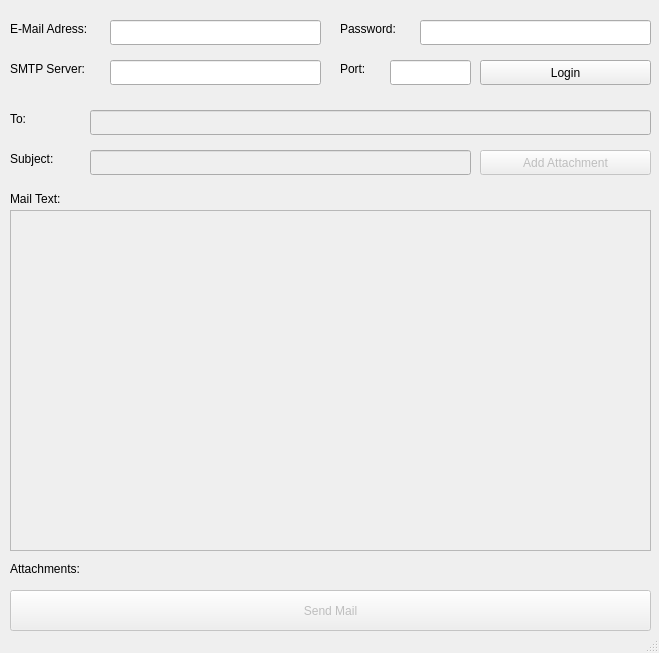
<?xml version="1.0" encoding="UTF-8"?>
<ui version="4.0">
 <class>MainWindow</class>
 <widget class="QMainWindow" name="MainWindow">
  <property name="geometry">
   <rect>
    <x>0</x>
    <y>0</y>
    <width>659</width>
    <height>653</height>
   </rect>
  </property>
  <property name="windowTitle">
   <string>MainWindow</string>
  </property>
  <widget class="QWidget" name="centralwidget">
   <widget class="QLabel" name="label">
    <property name="geometry">
     <rect>
      <x>10</x>
      <y>20</y>
      <width>111</width>
      <height>17</height>
     </rect>
    </property>
    <property name="text">
     <string>E-Mail Adress:</string>
    </property>
   </widget>
   <widget class="QLineEdit" name="emailInput">
    <property name="geometry">
     <rect>
      <x>110</x>
      <y>20</y>
      <width>211</width>
      <height>25</height>
     </rect>
    </property>
   </widget>
   <widget class="QLabel" name="label_2">
    <property name="geometry">
     <rect>
      <x>340</x>
      <y>20</y>
      <width>91</width>
      <height>17</height>
     </rect>
    </property>
    <property name="text">
     <string>Password:</string>
    </property>
   </widget>
   <widget class="QLineEdit" name="passInput">
    <property name="geometry">
     <rect>
      <x>420</x>
      <y>20</y>
      <width>231</width>
      <height>25</height>
     </rect>
    </property>
    <property name="echoMode">
     <enum>QLineEdit::Password</enum>
    </property>
   </widget>
   <widget class="QLabel" name="label_3">
    <property name="geometry">
     <rect>
      <x>10</x>
      <y>60</y>
      <width>101</width>
      <height>17</height>
     </rect>
    </property>
    <property name="text">
     <string>SMTP Server: </string>
    </property>
   </widget>
   <widget class="QLineEdit" name="smtpInput">
    <property name="geometry">
     <rect>
      <x>110</x>
      <y>60</y>
      <width>211</width>
      <height>25</height>
     </rect>
    </property>
   </widget>
   <widget class="QLabel" name="label_4">
    <property name="geometry">
     <rect>
      <x>340</x>
      <y>60</y>
      <width>67</width>
      <height>17</height>
     </rect>
    </property>
    <property name="text">
     <string>Port: </string>
    </property>
   </widget>
   <widget class="QLineEdit" name="portInput">
    <property name="geometry">
     <rect>
      <x>390</x>
      <y>60</y>
      <width>81</width>
      <height>25</height>
     </rect>
    </property>
   </widget>
   <widget class="QPushButton" name="loginButton">
    <property name="geometry">
     <rect>
      <x>480</x>
      <y>60</y>
      <width>171</width>
      <height>25</height>
     </rect>
    </property>
    <property name="text">
     <string>Login</string>
    </property>
   </widget>
   <widget class="QLabel" name="label_5">
    <property name="geometry">
     <rect>
      <x>10</x>
      <y>110</y>
      <width>67</width>
      <height>17</height>
     </rect>
    </property>
    <property name="text">
     <string>To:</string>
    </property>
   </widget>
   <widget class="QLineEdit" name="to">
    <property name="enabled">
     <bool>false</bool>
    </property>
    <property name="geometry">
     <rect>
      <x>90</x>
      <y>110</y>
      <width>561</width>
      <height>25</height>
     </rect>
    </property>
   </widget>
   <widget class="QLabel" name="label_6">
    <property name="geometry">
     <rect>
      <x>10</x>
      <y>150</y>
      <width>67</width>
      <height>17</height>
     </rect>
    </property>
    <property name="text">
     <string>Subject:</string>
    </property>
   </widget>
   <widget class="QLineEdit" name="subject">
    <property name="enabled">
     <bool>false</bool>
    </property>
    <property name="geometry">
     <rect>
      <x>90</x>
      <y>150</y>
      <width>381</width>
      <height>25</height>
     </rect>
    </property>
   </widget>
   <widget class="QPushButton" name="attachmentButton">
    <property name="enabled">
     <bool>false</bool>
    </property>
    <property name="geometry">
     <rect>
      <x>480</x>
      <y>150</y>
      <width>171</width>
      <height>25</height>
     </rect>
    </property>
    <property name="text">
     <string>Add Attachment</string>
    </property>
   </widget>
   <widget class="QLabel" name="label_7">
    <property name="geometry">
     <rect>
      <x>10</x>
      <y>190</y>
      <width>71</width>
      <height>17</height>
     </rect>
    </property>
    <property name="text">
     <string>Mail Text:</string>
    </property>
   </widget>
   <widget class="QTextEdit" name="mailText">
    <property name="enabled">
     <bool>false</bool>
    </property>
    <property name="geometry">
     <rect>
      <x>10</x>
      <y>210</y>
      <width>641</width>
      <height>341</height>
     </rect>
    </property>
   </widget>
   <widget class="QLabel" name="attachments">
    <property name="geometry">
     <rect>
      <x>10</x>
      <y>560</y>
      <width>331</width>
      <height>17</height>
     </rect>
    </property>
    <property name="text">
     <string>Attachments:</string>
    </property>
   </widget>
   <widget class="QPushButton" name="sendMail">
    <property name="enabled">
     <bool>false</bool>
    </property>
    <property name="geometry">
     <rect>
      <x>10</x>
      <y>590</y>
      <width>641</width>
      <height>41</height>
     </rect>
    </property>
    <property name="text">
     <string>Send Mail</string>
    </property>
   </widget>
  </widget>
  <widget class="QStatusBar" name="statusbar"/>
 </widget>
 <resources/>
 <connections/>
</ui>
